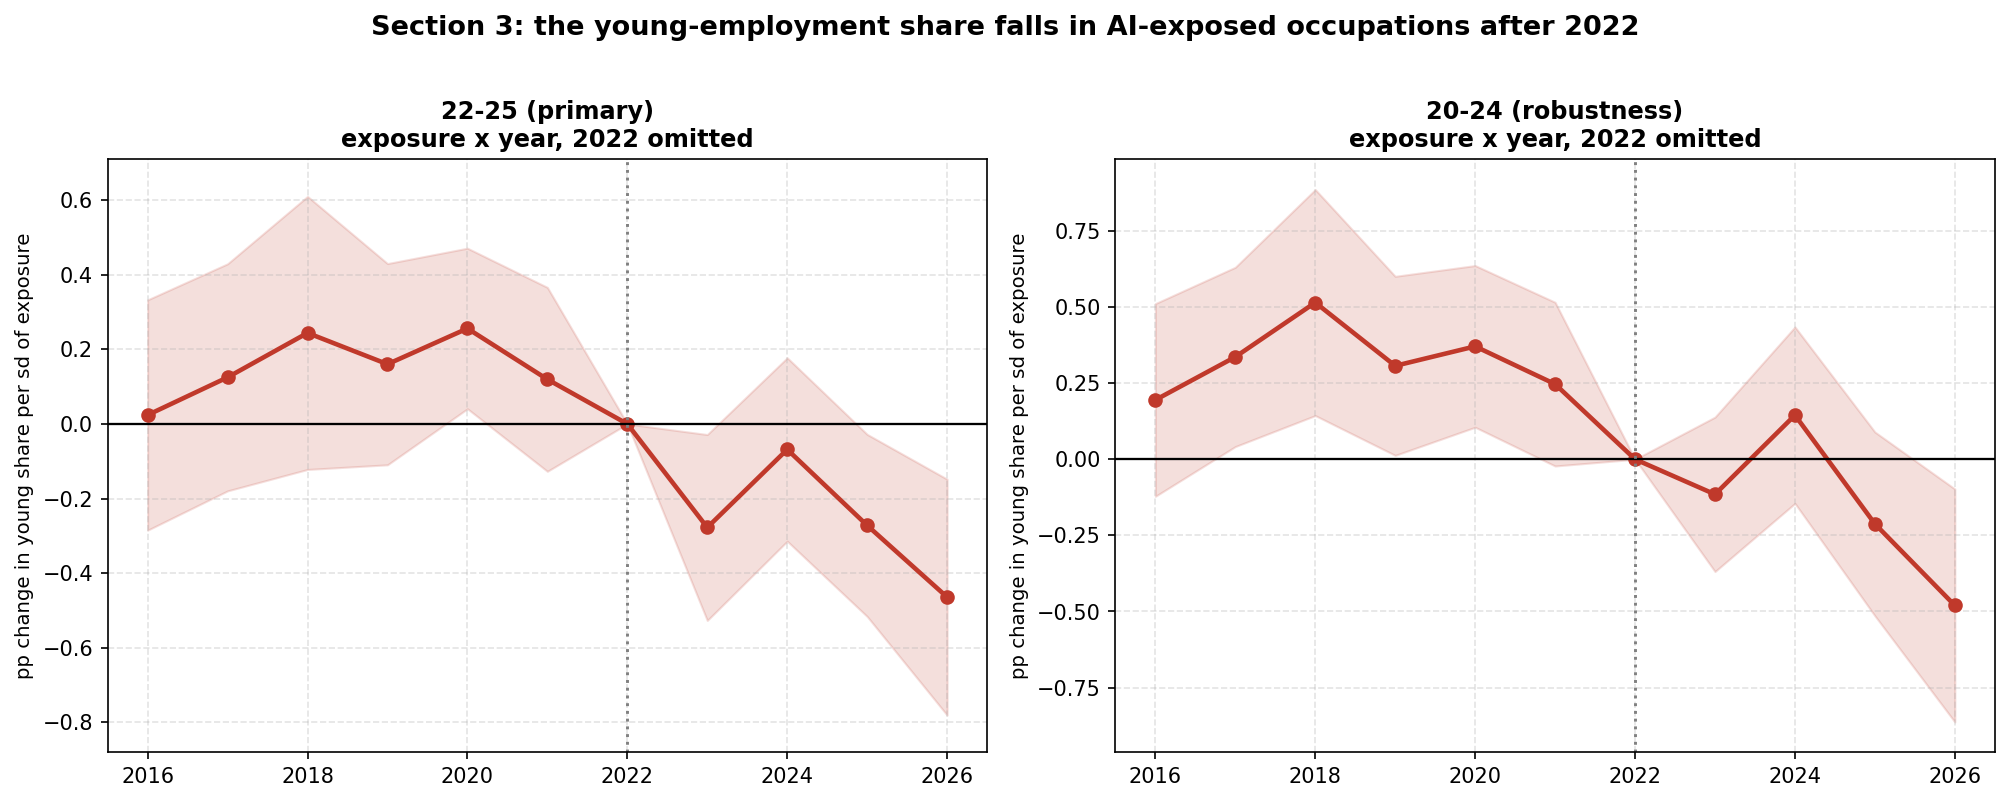

Source code (Python):
"""
section3_core.py
The core specification for Section 3 of PAPER.md, plus the choices that could be
doing the work.

THE CLAIM
The young-worker share of employment falls in AI-exposed occupations after 2022,
within occupation, relative to less-exposed occupations.

    share_it = a_i + d_t + B * ( z(exposure_i) x post_t ) + e_it

share is the age band as a percent of the occupation's 16-64 employment, a_i and
d_t are occupation and year fixed effects, exposure is z-scored across occupations,
post = 1{year >= 2023}, cells are weighted by occupation employment, and standard
errors cluster on occupation.

WHAT IS CHECKED HERE
A referee will ask what happens if you move the cut-off, drop the weights, or let
a few huge occupations carry it. Section 5 already had a claim collapse because a
benchmark was doing the work unexamined, so every discretionary choice in the
baseline is varied here rather than asserted.

  1. EVENT STUDY     year-by-year, 2022 omitted. Is the pre-period flat, and does
                     the effect arrive when generative AI did?
  2. POST CUT-OFF    2022 vs 2023 vs 2024.
  3. WEIGHTS         employment weighted vs unweighted.
  4. INFLUENCE       drop the 10 and 25 largest occupations.

Reads cps_panel_bands.csv (build_cps_panel_bands.py) and FRED-Data/.
Writes section3_core.png.
"""
import os, re, sys, numpy as np, pandas as pd
from scipy import stats as sp
import matplotlib; matplotlib.use("Agg")
import matplotlib.pyplot as plt
sys.path.insert(0, os.path.dirname(os.path.abspath(__file__)))
from fastfe import _demean
from datapaths import dp

HERE = os.path.dirname(os.path.abspath(__file__)); DATA = os.path.join(HERE, "FRED-Data") + os.sep
COMP_VARS = ["Physical Proximity",
             "Face-to-Face Discussions with Individuals and Within Teams",
             "Deal With External Customers or the Public in General",
             "Health and Safety of Other Workers", "Consequence of Error"]
BASE_YEAR, POST = 2022, 2023

def soc6(c):
    m = re.match(r"(\d{2}-\d{4})", str(c)); return m.group(1) if m else None

# ---- exposure: raw Eloundou GPT-4 beta, and the complementarity-adjusted composite
el = pd.read_csv(DATA + "eloundou_gpt_occupational_exposure_scores.csv")
el.columns = [c.strip() for c in el.columns]
el["soc"] = el["O*NET-SOC Code"].map(soc6)
el["en_raw"] = el[["human_rating_beta", "dv_rating_beta"]].mean(axis=1)
EL = el.dropna(subset=["soc"]).groupby("soc", as_index=False)["en_raw"].mean()

wc = pd.read_csv(DATA + "onet_work_context_ratings.csv"); wc.columns = [c.strip() for c in wc.columns]
wc["cv"] = pd.to_numeric(wc["Data Value"], errors="coerce"); wc["soc"] = wc["O*NET-SOC Code"].map(soc6)
g = wc[(wc["Scale ID"] == "CX") & (wc["Element Name"].isin(COMP_VARS))]
piv = g.pivot_table(index="soc", columns="Element Name", values="cv")
piv = (piv - piv.min()) / (piv.max() - piv.min())
R = EL.merge(pd.DataFrame({"comp": piv.mean(axis=1)}).reset_index(), on="soc", how="left")
R["comp"] = R.comp.fillna(R.comp.median())
R["en_mm"] = (R.en_raw - R.en_raw.min()) / (R.en_raw.max() - R.en_raw.min())
R["rep_good"] = R.en_mm * (1 - R.comp)

XW = pd.read_csv(DATA + "occ2010_soc_crosswalk.csv")
CS = ["rep_good", "en_raw"]
def lookup(soc):
    h = R[R.soc == soc]
    if len(h): return [h[c].iloc[0] for c in CS]
    for n in (5, 2):
        h = R[R.soc.astype(str).str.startswith(str(soc)[:n])]
        if len(h): return [h[c].mean() for c in CS]
    return [np.nan] * len(CS)
got = np.array([lookup(s) for s in XW.soc])
for i, c in enumerate(CS): XW[c] = got[:, i]
OCC = XW[["occ"] + CS].dropna(subset=["rep_good"]).drop_duplicates("occ")

# ---- panel: shares off the non-overlapping bands, which must tile 16-64 ---------
P = pd.read_csv(os.path.join(HERE, "cps_panel_bands.csv"))
W = P.pivot_table(index=["occ", "year"], columns="band", values="emp",
                  aggfunc="sum").fillna(0.0).reset_index().merge(OCC, on="occ", how="inner")
NONOVERLAP = ["u20", "a20_24", "a25", "a26_30", "a31_34", "a35p"]
missing = [c for c in NONOVERLAP if c not in W.columns]
assert not missing, f"rebuild cps_panel_bands.csv: missing {missing}"
W["tot"] = W[NONOVERLAP].sum(axis=1)          # a22_25 excluded: it overlaps a20_24
D = W[(W.year >= 2016) & (W.tot > 0) & (W.a20_24 > 0) & (W.a22_25 > 0)].copy()
D["share_2024"] = 100 * D.a20_24 / D.tot
D["share_2225"] = 100 * D.a22_25 / D.tot

def fe(d, ycol, xmat, wcol="tot"):
    """Two-way FE with occupation-clustered SEs. xmat is already built."""
    y = d[ycol].values.astype(float)
    w = (d[wcol].values.astype(float) if wcol else np.ones(len(d))); w = w / w.mean()
    oc, ou = pd.factorize(d.occ.values); yc, yu = pd.factorize(d.year.values)
    M = _demean(np.hstack([xmat, y.reshape(-1, 1)]), oc, yc, w, len(ou), len(yu))
    Xt, yt = M[:, :-1], M[:, -1]
    inv = np.linalg.pinv(Xt.T @ (w[:, None] * Xt)); b = inv @ (Xt.T @ (w * yt))
    r = yt - Xt @ b; meat = np.zeros((Xt.shape[1],) * 2)
    for gi in range(len(ou)):
        m = oc == gi
        if m.any():
            s = Xt[m].T @ (w[m] * r[m]); meat += np.outer(s, s)
    G = len(ou); V = inv @ (meat * (G / max(G - 1, 1))) @ inv
    se = np.sqrt(np.maximum(np.diag(V), 0)); t = b / se
    return b, se, t, 2 * (1 - sp.norm.cdf(np.abs(t))), G, len(d)

def z(v): return (v - v.mean()) / v.std()

def baseline(d, ycol, xcol, post_from=POST, wcol="tot"):
    X = (z(d[xcol].values) * (d.year.values >= post_from)).reshape(-1, 1)
    return fe(d, ycol, X, wcol)

def stars(p): return "***" if p < .01 else ("**" if p < .05 else ("*" if p < .10 else ""))

BANDS = [("share_2225", "22-25 (primary)"), ("share_2024", "20-24 (robustness)")]
MEAS  = [("rep_good", "composite"), ("en_raw", "raw GPT-4 beta")]

print("=" * 96)
print("SECTION 3  THE CORE RESULT")
print(f"occupations {D.occ.nunique()}, cells {len(D)}, {D.year.min()}-{D.year.max()}, post = {POST}")
print("=" * 96)
print(f"\n  {'specification':<40}{'coef':>9}{'se':>9}{'t':>7}{'p':>9}")
CORE = {}
for yc, yl in BANDS:
    for xc, xl in MEAS:
        b, se, t, p, G, n = baseline(D, yc, xc)
        CORE[(yc, xc)] = (b[0], se[0], p[0])
        print(f"  {yl + ', ' + xl:<40}{b[0]:>+9.4f}{se[0]:>9.4f}{t[0]:>7.2f}{p[0]:>9.4f} {stars(p[0])}")

print("\n" + "=" * 96)
print("1. EVENT STUDY  year-by-year exposure coefficient, 2022 omitted")
print("=" * 96)
ES = {}
for yc, yl in BANDS:
    yrs = sorted(y for y in D.year.unique() if y != BASE_YEAR)
    zx = z(D["rep_good"].values)
    X = np.column_stack([zx * (D.year.values == y) for y in yrs])
    b, se, t, p, G, n = fe(D, yc, X)
    ES[yc] = (yrs, b, se)
    print(f"\n  {yl}")
    print(f"    {'year':<8}{'coef':>10}{'se':>9}{'95% CI':>20}")
    for i, y in enumerate(yrs):
        mark = "  <- pre" if y < BASE_YEAR else ""
        print(f"    {y:<8}{b[i]:>+10.4f}{se[i]:>9.4f}"
              f"   [{b[i]-1.96*se[i]:+6.3f}, {b[i]+1.96*se[i]:+6.3f}]{mark}")
    pre = [i for i, y in enumerate(yrs) if y < BASE_YEAR]
    wald = sum(abs(b[i] / se[i]) > 1.96 for i in pre)
    print(f"    pre-2022 coefficients significant at 5%: {wald} of {len(pre)}")

print("\n" + "=" * 96)
print("2. POST CUT-OFF  does the result depend on calling 2023 the first AI year?")
print("=" * 96)
print(f"\n  {'':<24}{'22-25':>22}{'20-24':>22}")
for pf in (2022, 2023, 2024):
    row = f"  post from {pf}{'':<12}"
    for yc, _ in BANDS:
        b, se, t, p, G, n = baseline(D, yc, "rep_good", post_from=pf)
        row += f"{b[0]:>+11.4f} ({p[0]:.4f})"
    print(row)

print("\n" + "=" * 96)
print("3. WEIGHTS  employment weighted vs unweighted")
print("=" * 96)
print(f"\n  {'':<24}{'22-25':>22}{'20-24':>22}")
for wcol, lab in [("tot", "employment weighted"), (None, "unweighted")]:
    row = f"  {lab:<24}"
    for yc, _ in BANDS:
        b, se, t, p, G, n = baseline(D, yc, "rep_good", wcol=wcol)
        row += f"{b[0]:>+11.4f} ({p[0]:.4f})"
    print(row)

print("\n" + "=" * 96)
print("4. INFLUENCE  drop the largest occupations")
print("=" * 96)
size = D[D.year == BASE_YEAR].set_index("occ").tot.sort_values(ascending=False)
print(f"\n  {'':<24}{'22-25':>22}{'20-24':>22}")
for k in (0, 10, 25):
    sub = D[~D.occ.isin(size.index[:k])] if k else D
    row = f"  drop top {k:<16}" if k else f"  {'full sample':<24}"
    for yc, _ in BANDS:
        b, se, t, p, G, n = baseline(sub, yc, "rep_good")
        row += f"{b[0]:>+11.4f} ({p[0]:.4f})"
    print(row + f"   [{sub.occ.nunique()} occ]")

# ---- chart ---------------------------------------------------------------------
fig, ax = plt.subplots(1, 2, figsize=(13.5, 5.2))
for k, (yc, yl) in enumerate(BANDS):
    yrs, b, se = ES[yc]
    xs = list(yrs) + [BASE_YEAR]; bs = list(b) + [0.0]; ss = list(se) + [0.0]
    o = np.argsort(xs); xs = np.array(xs)[o]; bs = np.array(bs)[o]; ss = np.array(ss)[o]
    ax[k].axhspan(-99, 99, xmin=0, xmax=0, color="none")
    ax[k].fill_between(xs, bs - 1.96 * ss, bs + 1.96 * ss, color="#c0392b", alpha=.16)
    ax[k].plot(xs, bs, marker="o", lw=2.2, color="#c0392b")
    ax[k].axhline(0, color="black", lw=1.1)
    ax[k].axvline(BASE_YEAR, color="gray", ls=":", lw=1.4)
    ax[k].set_title(f"{yl}\nexposure x year, {BASE_YEAR} omitted", fontsize=11.5, fontweight="bold")
    ax[k].set_ylabel("pp change in young share per sd of exposure", fontsize=9.5)
    ax[k].grid(True, ls="--", alpha=.35)
    ax[k].set_ylim(min(bs - 1.96 * ss) - .1, max(bs + 1.96 * ss) + .1)
fig.suptitle("Section 3: the young-employment share falls in AI-exposed occupations after 2022",
             fontsize=13, fontweight="bold", y=1.02)
plt.tight_layout(); plt.savefig("section3_core.png", dpi=150, bbox_inches="tight")
print("\nChart saved: section3_core.png")
